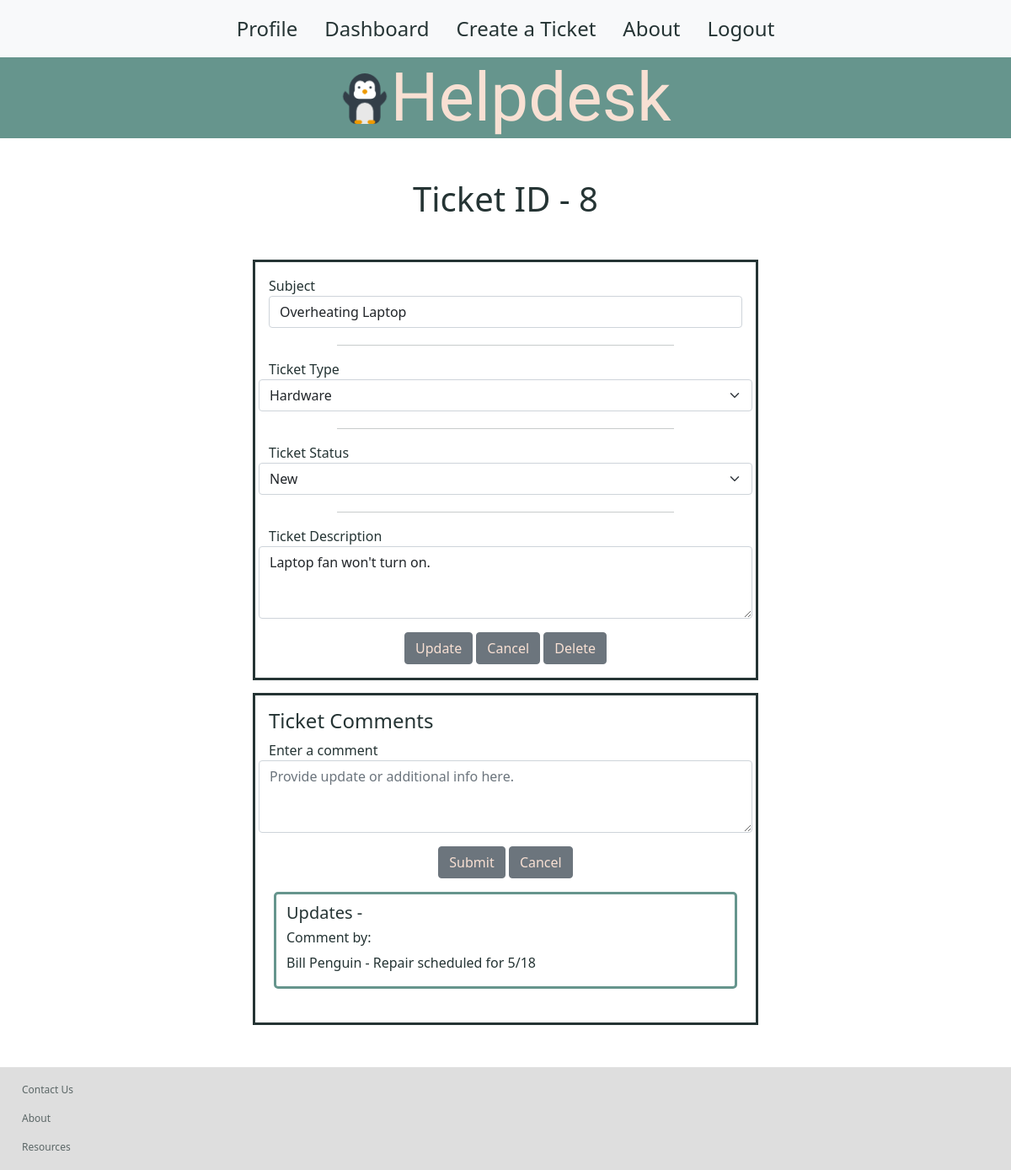
The page /ticket/8/edit (signed in) on the database its author committed.
### users/models.py (models this page shows)
class Ticket(models.Model):
    subject = models.CharField(max_length=250)
    ticket_type = models.CharField(max_length=50)
    ticket_status = models.CharField(max_length=50)
    ticket_description = models.CharField(max_length=350)
    created_by = models.ForeignKey(User, related_name="user_tickets", on_delete=models.CASCADE, null=True)
    created_at = models.DateTimeField(auto_now_add=True)
    updated_at = models.DateTimeField(auto_now=True)
    objects = TicketManager()

class Comment(models.Model):
    comment = models.CharField(max_length=255)
    poster = models.ForeignKey(User, related_name='user_comments', on_delete=models.CASCADE)
    ticket = models.ForeignKey(Ticket, related_name="post_comments", on_delete=models.CASCADE)
    created_at = models.DateTimeField(auto_now_add=True)

class User(models.Model):
    first_name = models.CharField(max_length=255)
    last_name = models.CharField(max_length=255)
    email = models.CharField(max_length=255)
    password = models.TextField()
    created_at = models.DateTimeField(auto_now_add=True)
    updated_at = models.DateTimeField(auto_now=True)
    objects = UserManager()

### users/views.py (the view)
# urls.py: path('ticket/<int:ticket_id>/edit', views.edit_ticket),
def edit_ticket(request, ticket_id):
    if 'user_id' not in request.session:
        return redirect('/')
    context = {
        "ticket": Ticket.objects.get(id=ticket_id)
    }
    return render(request, "ticket-details.html", context)

### users/templates/ticket-details.html (shortened to what this page needs)
{% include 'nav_bar.html'%}
<h1 class="text-center m-5">Ticket ID - {{ticket.id}}</h1>
<div class="ticket-container">
    <div class="card mx-auto" style="width:600px">
        <div class="card-body">
            <form action="/ticket/{{ticket.id}}/update" method="POST">
                <div class="form-group row">
                    <label for="subject">Subject <input type="text" name="subject" class="form-control" value="{{ticket.subject}}"></label>
                </div>
                <hr />
                <div class="form-group row">
                    <label for="ticket_type">Ticket Type</label>
                    <select class="form-select" aria-label="Default select example" name="ticket_type">
                        <option selected>{{ticket.ticket_type}}</option>
                    </select>
                </div>
                <hr />
                <div class="form-group row">
                    <label for="ticket_status">Ticket Status</label>
                    <select class="form-select" aria-label="Default select example" name="ticket_status">
                        <option selected>{{ticket.ticket_status}}</option>
                    </select>
                </div>
                <hr />
                <div class="form-group row">
                    <label for="ticket_description">Ticket Description</label><textarea type="text" name="ticket_description" class="form-control" placeholder="Ticket Description" rows="3">{{ticket.ticket_description}}</textarea>
                </div>
                <div class="col text-center mt-3">
                    <button type="submit" class="btn btn-secondary">Update</button>
                    <button class="btn btn-secondary" href="/dashboard"><a href="/dashboard" style="color: #F8E0D3;">Cancel</a></button>
                    <button class="btn btn-secondary" href="/dashboard"><a href="/ticket/{{ticket.id}}/delete" style="color: #F8E0D3;">Delete</a></button>
                </div>
            </form>
        </div>
    </div>
</div>
<div>
    <div class="comment-form-container">
        <div class="card mx auto" style="width:600px">
            <div class="card-body">
                <h4>Ticket Comments</h4>
                <form action="/add_comment/{{ticket.id}}/" method="POST">
                <div class="form-group row">
                    <label for="comment">Enter a comment</label><textarea type="text" name="comment" class="form-control sm" placeholder="Provide update or additional info here." rows="3"></textarea>
                </div>
                <div class="col text-center mt-3">
                    <input type="submit" value="Submit" class="btn btn-secondary">
                    <button class="btn btn-secondary"><a href="/ticket/{{ticket.id}}/edit" style="color: #F8E0D3;">Cancel</a></button>
                </div>
                </form>
            </div>
            <div class="comment-display-container container mx auto">
                    <h5>Updates - </h5>
                {%for comment in ticket.post_comments.all%}
                    <h6>Comment by: </h6>
                    <p>{{comment.poster.first_name}} {{comment.poster.last_name}} -
                    {{ comment.comment}}</p>
                {% endfor %}
            </div>
        </div>
    </div>
</div>
{% include 'footer.html'%}

### users/static/css/style.css (style rules this page uses)
a { text-decoration: none; color: #253434; }
.ticket-container { display: flex; justify-content: center; margin-bottom: 15px; }
.comment-form-container { display: flex; justify-content: center; margin-bottom: 50px; }
.comment-display-container { border: 3px solid #66958D; width: 550px; margin-bottom: 40px; padding-top: 10px; border-radius: 5px; }
.card { border: 3px solid #253434; border-radius: 0.25px; color: #253434; }
hr { width: 400px; margin-left: auto; margin-right: auto; margin-top: 20px; }
h1 { color: #253434; }
.btn { color: #F8E0D3; }

### rows shown on the page
Ticket: id "8", subject "Overheating Laptop", ticket_type "Hardware", ticket_status "New", ticket_description "Laptop fan won't turn on."
Comment: poster.first_name "Bill", poster.last_name "Penguin", comment "Repair scheduled for 5/18"
